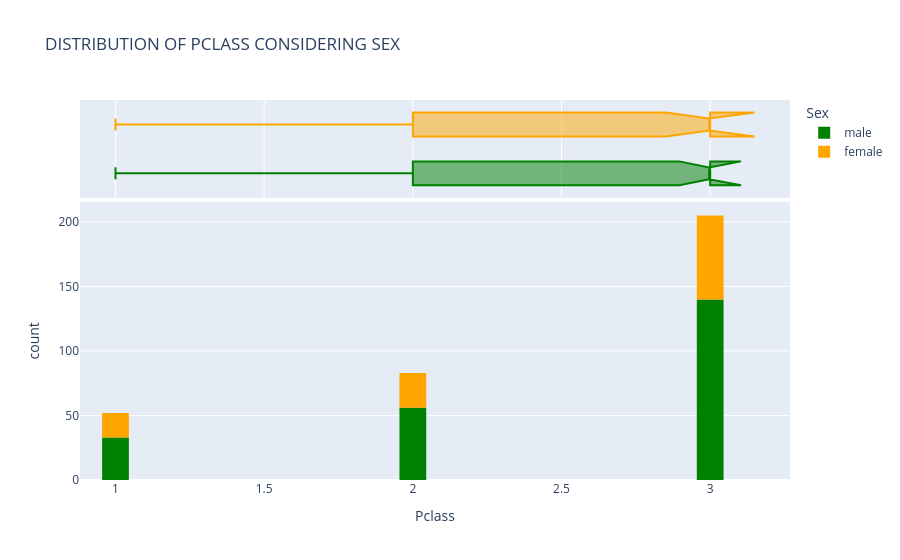

This figure's notebook cell:
### Code cell
fig =px.histogram(
    titanic_clean,
    x='Pclass',
    marginal='box',
    color ='Sex',
    color_discrete_sequence= ['green', 'orange','purple'],
    nbins = 35,
    title='DISTRIBUTION OF PCLASS CONSIDERING SEX'
)

fig.update_layout(bargap=0.1)
fig.show()

### Figure 1 — Plotly figure (JSON) as saved in the notebook; plotly's stock layout.template omitted (floating-point values rounded to 4 significant figures; data arrays with more than 128 entries replaced by an {"elided": "..."} marker saying what was removed)
{"data": [{"bingroup": "x", "hovertemplate": "Sex=male<br>Pclass=%{x}<br>count=%{y}<extra></extra>", "legendgroup": "male", "marker": {"color": "green", "pattern": {"shape": ""}}, "name": "male", "nbinsx": 35, "orientation": "v", "showlegend": true, "type": "histogram", "x": {"elided": "229 int values"}, "xaxis": "x", "yaxis": "y"}, {"hovertemplate": "Sex=male<br>Pclass=%{x}<extra></extra>", "legendgroup": "male", "marker": {"color": "green"}, "name": "male", "notched": true, "showlegend": false, "type": "box", "x": {"elided": "229 int values"}, "xaxis": "x2", "yaxis": "y2"}, {"bingroup": "x", "hovertemplate": "Sex=female<br>Pclass=%{x}<br>count=%{y}<extra></extra>", "legendgroup": "female", "marker": {"color": "orange", "pattern": {"shape": ""}}, "name": "female", "nbinsx": 35, "orientation": "v", "showlegend": true, "type": "histogram", "x": [3, 3, 3, 3, 1, 2, 3, 3, 1, 1, 3, 3, 3, 3, 2, 1, 3, 2, 3, 2, 3, 3, 3, 3, 3, 3, 3, 3, 1, 3, 1, 3, 3, 1, 3, 2, 2, 1, 3, 3, 3, 3, 3, 3, 3, 3, 3, 2, 3, 1, 3, 2, 2, 2, 1, 2, 3, 3, 3, 2, 3, 1, 3, 3, 2, 2, 1, 3, 3, 1, 2, 2, 2, 2, 3, 2, 2, 3, 3, 2, 3, 3, 3, 3, 3, 3, 3, 3, 2, 2, 3, 3, 3, 2, 1, 3, 2, 2, 1, 3, 1, 3, 3, 3, 2, 1, 1, 1, 3, 3, 3], "xaxis": "x", "yaxis": "y"}, {"hovertemplate": "Sex=female<br>Pclass=%{x}<extra></extra>", "legendgroup": "female", "marker": {"color": "orange"}, "name": "female", "notched": true, "showlegend": false, "type": "box", "x": [3, 3, 3, 3, 1, 2, 3, 3, 1, 1, 3, 3, 3, 3, 2, 1, 3, 2, 3, 2, 3, 3, 3, 3, 3, 3, 3, 3, 1, 3, 1, 3, 3, 1, 3, 2, 2, 1, 3, 3, 3, 3, 3, 3, 3, 3, 3, 2, 3, 1, 3, 2, 2, 2, 1, 2, 3, 3, 3, 2, 3, 1, 3, 3, 2, 2, 1, 3, 3, 1, 2, 2, 2, 2, 3, 2, 2, 3, 3, 2, 3, 3, 3, 3, 3, 3, 3, 3, 2, 2, 3, 3, 3, 2, 1, 3, 2, 2, 1, 3, 1, 3, 3, 3, 2, 1, 1, 1, 3, 3, 3], "xaxis": "x2", "yaxis": "y2"}], "layout": {"bargap": 0.1, "barmode": "relative", "legend": {"title": {"text": "Sex"}, "tracegroupgap": 0}, "title": {"text": "DISTRIBUTION OF PCLASS CONSIDERING SEX"}, "xaxis": {"anchor": "y", "domain": [0, 1], "title": {"text": "Pclass"}}, "xaxis2": {"anchor": "y2", "domain": [0, 1], "matches": "x", "showgrid": true, "showticklabels": false}, "yaxis": {"anchor": "x", "domain": [0, 0.7326], "title": {"text": "count"}}, "yaxis2": {"anchor": "x2", "domain": [0.7426, 1], "matches": "y2", "showgrid": false, "showline": false, "showticklabels": false, "ticks": ""}}}
